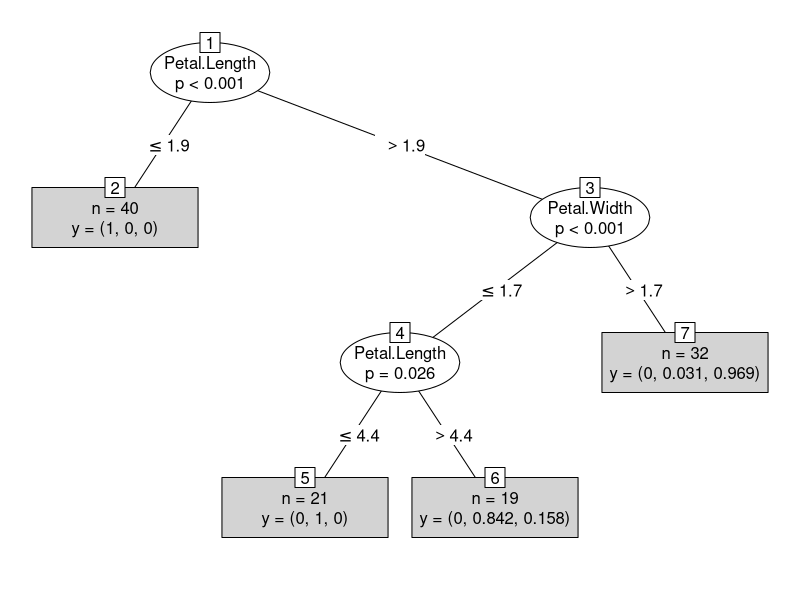

Here is the R script that generated this plot:
str(iris)
set.seed(1234)
ind <- sample(2,nrow(iris), replace=TRUE, prob=c(0.7,0.3))
trainData <- iris[ind==1,]
testData <- iris[ind==2,]
library(party)
myFormula <- Species ~ Sepal.Length + Sepal.Width + Petal.Length + Petal.Width
iris_ctree <- ctree(myFormula, data=trainData)
# check the prediction
table(predict(iris_ctree), trainData$Species)
print(iris_ctree)
#plot(iris_ctree)
plot(iris_ctree, type="simple")
